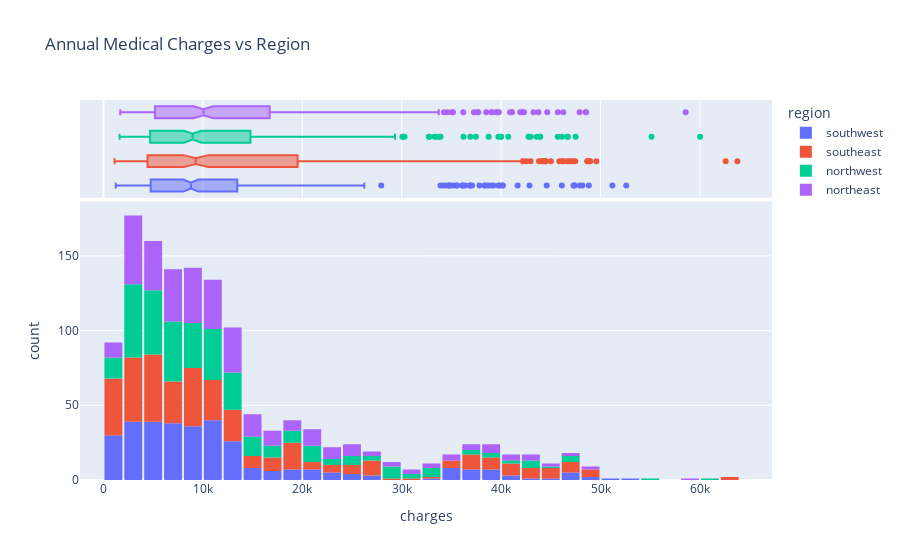

Source (notebook cell):
### Code cell
fig = px.histogram(medical_df, 
                   x='charges', 
                   marginal='box', 
                   color='region',  
                   title='Annual Medical Charges vs Region')
fig.update_layout(bargap=0.1)
fig.show()

### Figure 1 — Plotly figure (JSON) as saved in the notebook; plotly's stock layout.template omitted (floating-point values rounded to 4 significant figures; data arrays with more than 128 entries replaced by an {"elided": "..."} marker saying what was removed)
{"data": [{"alignmentgroup": "True", "bingroup": "x", "hovertemplate": "region=southwest<br>charges=%{x}<br>count=%{y}<extra></extra>", "legendgroup": "southwest", "marker": {"color": "#636efa", "pattern": {"shape": ""}}, "name": "southwest", "offsetgroup": "southwest", "orientation": "v", "showlegend": true, "x": {"elided": "325 float values"}, "xaxis": "x", "yaxis": "y", "type": "histogram"}, {"alignmentgroup": "True", "hovertemplate": "region=southwest<br>charges=%{x}<extra></extra>", "legendgroup": "southwest", "marker": {"color": "#636efa"}, "name": "southwest", "notched": true, "offsetgroup": "southwest", "showlegend": false, "x": {"elided": "325 float values"}, "xaxis": "x2", "yaxis": "y2", "type": "box"}, {"alignmentgroup": "True", "bingroup": "x", "hovertemplate": "region=southeast<br>charges=%{x}<br>count=%{y}<extra></extra>", "legendgroup": "southeast", "marker": {"color": "#EF553B", "pattern": {"shape": ""}}, "name": "southeast", "offsetgroup": "southeast", "orientation": "v", "showlegend": true, "x": {"elided": "364 float values"}, "xaxis": "x", "yaxis": "y", "type": "histogram"}, {"alignmentgroup": "True", "hovertemplate": "region=southeast<br>charges=%{x}<extra></extra>", "legendgroup": "southeast", "marker": {"color": "#EF553B"}, "name": "southeast", "notched": true, "offsetgroup": "southeast", "showlegend": false, "x": {"elided": "364 float values"}, "xaxis": "x2", "yaxis": "y2", "type": "box"}, {"alignmentgroup": "True", "bingroup": "x", "hovertemplate": "region=northwest<br>charges=%{x}<br>count=%{y}<extra></extra>", "legendgroup": "northwest", "marker": {"color": "#00cc96", "pattern": {"shape": ""}}, "name": "northwest", "offsetgroup": "northwest", "orientation": "v", "showlegend": true, "x": {"elided": "325 float values"}, "xaxis": "x", "yaxis": "y", "type": "histogram"}, {"alignmentgroup": "True", "hovertemplate": "region=northwest<br>charges=%{x}<extra></extra>", "legendgroup": "northwest", "marker": {"color": "#00cc96"}, "name": "northwest", "notched": true, "offsetgroup": "northwest", "showlegend": false, "x": {"elided": "325 float values"}, "xaxis": "x2", "yaxis": "y2", "type": "box"}, {"alignmentgroup": "True", "bingroup": "x", "hovertemplate": "region=northeast<br>charges=%{x}<br>count=%{y}<extra></extra>", "legendgroup": "northeast", "marker": {"color": "#ab63fa", "pattern": {"shape": ""}}, "name": "northeast", "offsetgroup": "northeast", "orientation": "v", "showlegend": true, "x": {"elided": "324 float values"}, "xaxis": "x", "yaxis": "y", "type": "histogram"}, {"alignmentgroup": "True", "hovertemplate": "region=northeast<br>charges=%{x}<extra></extra>", "legendgroup": "northeast", "marker": {"color": "#ab63fa"}, "name": "northeast", "notched": true, "offsetgroup": "northeast", "showlegend": false, "x": {"elided": "324 float values"}, "xaxis": "x2", "yaxis": "y2", "type": "box"}], "layout": {"xaxis": {"anchor": "y", "domain": [0, 1], "title": {"text": "charges"}, "type": "linear", "range": [-2359.0, 67250.0], "autorange": true}, "yaxis": {"anchor": "x", "domain": [0, 0.7326], "title": {"text": "count"}, "range": [0, 186.3], "autorange": true}, "xaxis2": {"anchor": "y2", "domain": [0, 1], "matches": "x", "showticklabels": false, "showgrid": true, "type": "linear", "range": [-2359.0, 67250.0], "autorange": true}, "yaxis2": {"anchor": "x2", "domain": [0.7426, 1], "matches": "y2", "showticklabels": false, "showline": false, "ticks": "", "showgrid": false, "type": "category", "range": [-0.5, 3.5], "autorange": true}, "legend": {"title": {"text": "region"}, "tracegroupgap": 0}, "title": {"text": "Annual Medical Charges vs Region"}, "barmode": "relative", "bargap": 0.1, "autosize": true}}
